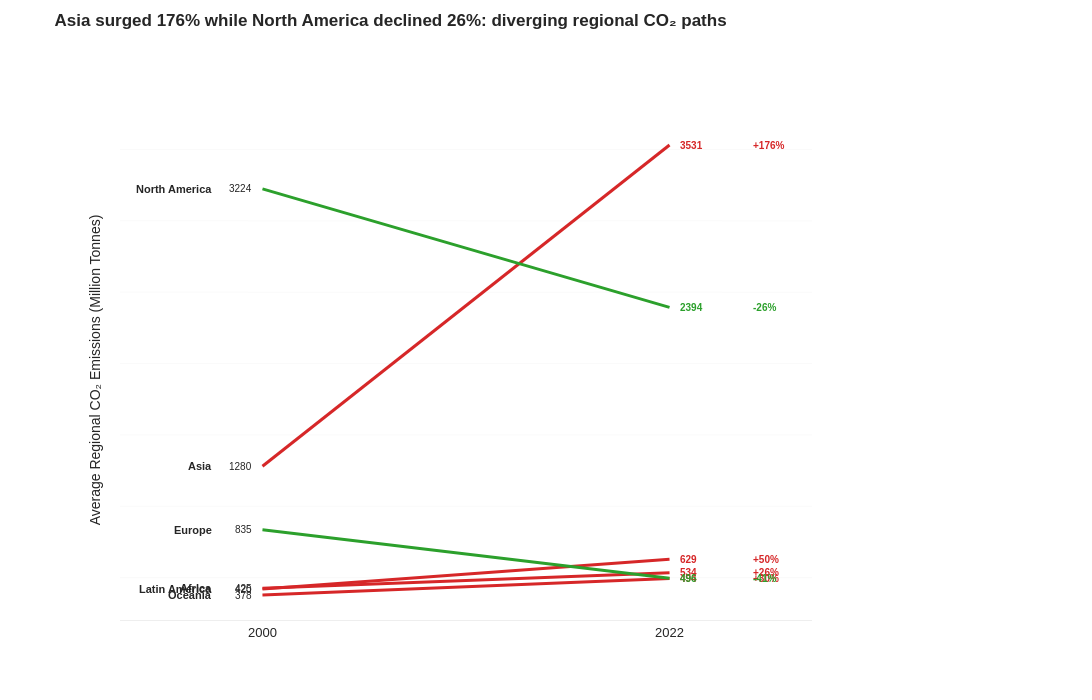

The notebook cell saved with this chart:
### Markdown cell above
---
## Task 2 — Slopegraph: Regional Change 2000 vs 2022

**What to build:** A slopegraph comparing **average regional CO2 emissions** between 2000 and 2022.

**Requirements:**
- One line per region (not per country — aggregate first)
- Colour: regions that increased = one colour; decreased = another
- Values labelled at both ends of each line
- No y-axis tick labels (the endpoint labels make them redundant)
- Insight title stating which regions moved most

> 💡 `df.groupby(['Region','Year'])['CO2_Mt'].mean().reset_index()` then filter to 2000 and 2022

### Code cell
# Task 2 — Slopegraph: regional averages
# Aggregate: average CO2 emissions by region and year
regional_agg = df.groupby(['Region', 'Year'])['CO2_Mt'].mean().reset_index()

# Filter to start and end years
years_to_plot = [2000, 2022]
slopegraph_data = regional_agg[regional_agg['Year'].isin(years_to_plot)]

# Pivot for easier comparison
slope_pivot = slopegraph_data.pivot(index='Region', columns='Year', values='CO2_Mt')
slope_pivot['Change'] = slope_pivot[2022] - slope_pivot[2000]
slope_pivot['Direction'] = slope_pivot['Change'].apply(lambda x: 'Increase' if x > 0 else 'Decrease')
slope_pivot = slope_pivot.sort_values('Change', ascending=False).reset_index()

print("\nRegional CO2 Emissions Change (2000 → 2022):")
print(slope_pivot[['Region', 2000, 2022, 'Change', 'Direction']].to_string(index=False))

#slopegraph with LARGER size for better spacing
fig2 = go.Figure()

# Colour scheme: red for increase, green for decrease
colour_increase = '#d62728'  # Professional red
colour_decrease = '#2ca02c'  # Professional green
colour_text = '#262626'

#slope lines for each region
for idx, row in slope_pivot.iterrows():
    region = row['Region']
    val_2000 = row[2000]
    val_2022 = row[2022]
    direction = row['Direction']
    
    #colour based on direction
    line_colour = colour_increase if direction == 'Increase' else colour_decrease
    
    #the slope line
    fig2.add_trace(go.Scatter(
        x=[0, 1],
        y=[val_2000, val_2022],
        mode='lines',
        name=region,
        line=dict(color=line_colour, width=3),  # Increased line width
        hovertemplate=f'<b>{region}</b><br>%{{y:.1f}} Mt<extra></extra>',
        showlegend=False
    ))
    
   
    fig2.add_annotation(
        x=-0.12,
        y=val_2000,
        text=f"<b>{region}</b>",
        showarrow=False,
        xanchor='right',
        yanchor='middle',
        font=dict(size=11, color=colour_text, family='Arial', weight='bold')
    )
    
   
    fig2.add_annotation(
        x=-0.02,
        y=val_2000,
        text=f"{val_2000:.0f}",
        showarrow=False,
        xanchor='right',
        yanchor='middle',
        font=dict(size=10, color=colour_text, family='Arial')
    )
    
  
    fig2.add_annotation(
        x=1.02,
        y=val_2022,
        text=f"{val_2022:.0f}",
        showarrow=False,
        xanchor='left',
        yanchor='middle',
        font=dict(size=10, color=line_colour, family='Arial', weight='bold')
    )
    
    
    pct_change = ((val_2022 - val_2000) / val_2000 * 100) if val_2000 != 0 else 0
    fig2.add_annotation(
        x=1.20,
        y=val_2022,
        text=f"{pct_change:+.0f}%",
        showarrow=False,
        xanchor='left',
        yanchor='middle',
        font=dict(size=10, color=line_colour, family='Arial', weight='bold')
    )


fig2.update_layout(
    title=dict(
        text="<b>Asia surged 176% while North America declined 26%: diverging regional CO₂ paths</b>",
        font=dict(size=17, color=colour_text, family='Arial'),
        x=0.05,
        xanchor='left',
        y=0.98,
        yanchor='top'
    ),
    xaxis=dict(
        tickvals=[0, 1],
        ticktext=['2000', '2022'],
        showgrid=False,
        zeroline=False,
        linecolor='#EEEEEE',
        linewidth=1,
        tickfont=dict(size=13, family='Arial', color=colour_text),
        range=[-0.35, 1.35]  # More space on sides
    ),
    yaxis=dict(
        title='Average Regional CO₂ Emissions (Million Tonnes)',
        showgrid=True,
        gridwidth=0.5,
        gridcolor='#F5F5F5',
        zeroline=False,
        tickfont=dict(size=11, family='Arial'),
        showticklabels=False  # No y-axis labels — endpoint values are sufficient
    ),
    plot_bgcolor='white',
    paper_bgcolor='white',
    width=1200,      # MUCH WIDER for label spacing
    height=700,      # TALLER for region spacing
    margin=dict(l=120, r=280, t=120, b=80),  # Much larger margins
    font=dict(family='Arial', color=colour_text),
    hovermode='closest'
)

# Clean spines
fig2.update_xaxes(showline=True, linewidth=1, linecolor='#EEEEEE')
fig2.update_yaxes(showline=False, linewidth=0)

fig2.show()

### Figure 1 — Plotly figure (JSON) as saved in the notebook; plotly's stock layout.template omitted (floating-point values rounded to 4 significant figures)
{"data": [{"hovertemplate": "<b>Asia</b><br>%{y:.1f} Mt<extra></extra>", "line": {"color": "#d62728", "width": 3}, "mode": "lines", "name": "Asia", "showlegend": false, "type": "scatter", "x": [0, 1], "y": [1280.0, 3531.0]}, {"hovertemplate": "<b>Latin America</b><br>%{y:.1f} Mt<extra></extra>", "line": {"color": "#d62728", "width": 3}, "mode": "lines", "name": "Latin America", "showlegend": false, "type": "scatter", "x": [0, 1], "y": [419.9, 629.1]}, {"hovertemplate": "<b>Oceania</b><br>%{y:.1f} Mt<extra></extra>", "line": {"color": "#d62728", "width": 3}, "mode": "lines", "name": "Oceania", "showlegend": false, "type": "scatter", "x": [0, 1], "y": [378.4, 493.7]}, {"hovertemplate": "<b>Africa</b><br>%{y:.1f} Mt<extra></extra>", "line": {"color": "#d62728", "width": 3}, "mode": "lines", "name": "Africa", "showlegend": false, "type": "scatter", "x": [0, 1], "y": [425.4, 534.4]}, {"hovertemplate": "<b>Europe</b><br>%{y:.1f} Mt<extra></extra>", "line": {"color": "#2ca02c", "width": 3}, "mode": "lines", "name": "Europe", "showlegend": false, "type": "scatter", "x": [0, 1], "y": [834.9, 496.5]}, {"hovertemplate": "<b>North America</b><br>%{y:.1f} Mt<extra></extra>", "line": {"color": "#2ca02c", "width": 3}, "mode": "lines", "name": "North America", "showlegend": false, "type": "scatter", "x": [0, 1], "y": [3224.0, 2394.0]}], "layout": {"annotations": [{"font": {"color": "#262626", "family": "Arial", "size": 11, "weight": "bold"}, "showarrow": false, "text": "<b>Asia</b>", "x": -0.12, "xanchor": "right", "y": 1280.0, "yanchor": "middle"}, {"font": {"color": "#262626", "family": "Arial", "size": 10}, "showarrow": false, "text": "1280", "x": -0.02, "xanchor": "right", "y": 1280.0, "yanchor": "middle"}, {"font": {"color": "#d62728", "family": "Arial", "size": 10, "weight": "bold"}, "showarrow": false, "text": "3531", "x": 1.02, "xanchor": "left", "y": 3531.0, "yanchor": "middle"}, {"font": {"color": "#d62728", "family": "Arial", "size": 10, "weight": "bold"}, "showarrow": false, "text": "+176%", "x": 1.2, "xanchor": "left", "y": 3531.0, "yanchor": "middle"}, {"font": {"color": "#262626", "family": "Arial", "size": 11, "weight": "bold"}, "showarrow": false, "text": "<b>Latin America</b>", "x": -0.12, "xanchor": "right", "y": 419.9, "yanchor": "middle"}, {"font": {"color": "#262626", "family": "Arial", "size": 10}, "showarrow": false, "text": "420", "x": -0.02, "xanchor": "right", "y": 419.9, "yanchor": "middle"}, {"font": {"color": "#d62728", "family": "Arial", "size": 10, "weight": "bold"}, "showarrow": false, "text": "629", "x": 1.02, "xanchor": "left", "y": 629.1, "yanchor": "middle"}, {"font": {"color": "#d62728", "family": "Arial", "size": 10, "weight": "bold"}, "showarrow": false, "text": "+50%", "x": 1.2, "xanchor": "left", "y": 629.1, "yanchor": "middle"}, {"font": {"color": "#262626", "family": "Arial", "size": 11, "weight": "bold"}, "showarrow": false, "text": "<b>Oceania</b>", "x": -0.12, "xanchor": "right", "y": 378.4, "yanchor": "middle"}, {"font": {"color": "#262626", "family": "Arial", "size": 10}, "showarrow": false, "text": "378", "x": -0.02, "xanchor": "right", "y": 378.4, "yanchor": "middle"}, {"font": {"color": "#d62728", "family": "Arial", "size": 10, "weight": "bold"}, "showarrow": false, "text": "494", "x": 1.02, "xanchor": "left", "y": 493.7, "yanchor": "middle"}, {"font": {"color": "#d62728", "family": "Arial", "size": 10, "weight": "bold"}, "showarrow": false, "text": "+30%", "x": 1.2, "xanchor": "left", "y": 493.7, "yanchor": "middle"}, {"font": {"color": "#262626", "family": "Arial", "size": 11, "weight": "bold"}, "showarrow": false, "text": "<b>Africa</b>", "x": -0.12, "xanchor": "right", "y": 425.4, "yanchor": "middle"}, {"font": {"color": "#262626", "family": "Arial", "size": 10}, "showarrow": false, "text": "425", "x": -0.02, "xanchor": "right", "y": 425.4, "yanchor": "middle"}, {"font": {"color": "#d62728", "family": "Arial", "size": 10, "weight": "bold"}, "showarrow": false, "text": "534", "x": 1.02, "xanchor": "left", "y": 534.4, "yanchor": "middle"}, {"font": {"color": "#d62728", "family": "Arial", "size": 10, "weight": "bold"}, "showarrow": false, "text": "+26%", "x": 1.2, "xanchor": "left", "y": 534.4, "yanchor": "middle"}, {"font": {"color": "#262626", "family": "Arial", "size": 11, "weight": "bold"}, "showarrow": false, "text": "<b>Europe</b>", "x": -0.12, "xanchor": "right", "y": 834.9, "yanchor": "middle"}, {"font": {"color": "#262626", "family": "Arial", "size": 10}, "showarrow": false, "text": "835", "x": -0.02, "xanchor": "right", "y": 834.9, "yanchor": "middle"}, {"font": {"color": "#2ca02c", "family": "Arial", "size": 10, "weight": "bold"}, "showarrow": false, "text": "496", "x": 1.02, "xanchor": "left", "y": 496.5, "yanchor": "middle"}, {"font": {"color": "#2ca02c", "family": "Arial", "size": 10, "weight": "bold"}, "showarrow": false, "text": "-41%", "x": 1.2, "xanchor": "left", "y": 496.5, "yanchor": "middle"}, {"font": {"color": "#262626", "family": "Arial", "size": 11, "weight": "bold"}, "showarrow": false, "text": "<b>North America</b>", "x": -0.12, "xanchor": "right", "y": 3224.0, "yanchor": "middle"}, {"font": {"color": "#262626", "family": "Arial", "size": 10}, "showarrow": false, "text": "3224", "x": -0.02, "xanchor": "right", "y": 3224.0, "yanchor": "middle"}, {"font": {"color": "#2ca02c", "family": "Arial", "size": 10, "weight": "bold"}, "showarrow": false, "text": "2394", "x": 1.02, "xanchor": "left", "y": 2394.0, "yanchor": "middle"}, {"font": {"color": "#2ca02c", "family": "Arial", "size": 10, "weight": "bold"}, "showarrow": false, "text": "-26%", "x": 1.2, "xanchor": "left", "y": 2394.0, "yanchor": "middle"}], "font": {"color": "#262626", "family": "Arial"}, "height": 700, "hovermode": "closest", "margin": {"b": 80, "l": 120, "r": 280, "t": 120}, "paper_bgcolor": "white", "plot_bgcolor": "white", "title": {"font": {"color": "#262626", "family": "Arial", "size": 17}, "text": "<b>Asia surged 176% while North America declined 26%: diverging regional CO₂ paths</b>", "x": 0.05, "xanchor": "left", "y": 0.98, "yanchor": "top"}, "width": 1200, "xaxis": {"linecolor": "#EEEEEE", "linewidth": 1, "range": [-0.35, 1.35], "showgrid": false, "showline": true, "tickfont": {"color": "#262626", "family": "Arial", "size": 13}, "ticktext": ["2000", "2022"], "tickvals": [0, 1], "zeroline": false}, "yaxis": {"gridcolor": "#F5F5F5", "gridwidth": 0.5, "linewidth": 0, "showgrid": true, "showline": false, "showticklabels": false, "tickfont": {"family": "Arial", "size": 11}, "title": {"text": "Average Regional CO₂ Emissions (Million Tonnes)"}, "zeroline": false}}}
